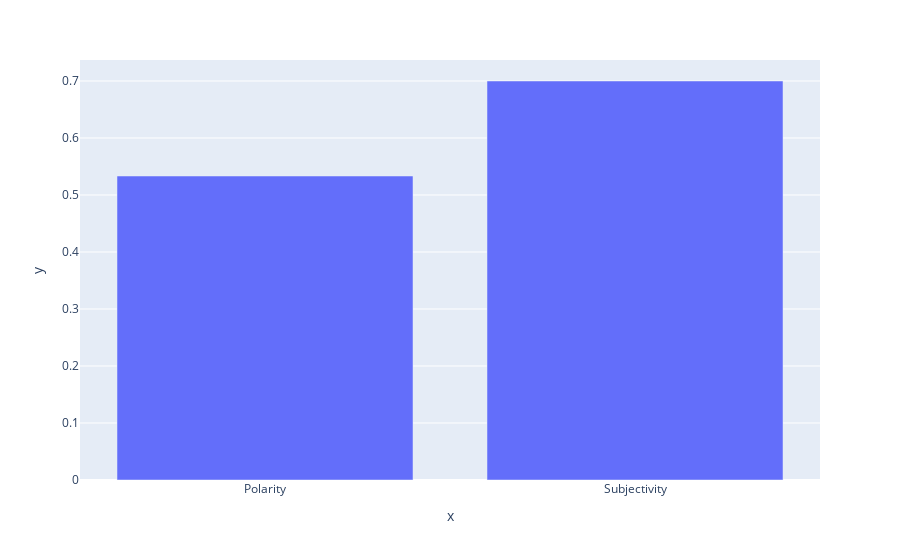

Notebook cell for this chart:
### Code cell
doc = nlp(text)

print(f'Polarity: {doc._.blob.polarity}')
print(f'Subjectivity: {doc._.blob.subjectivity}')

fig = px.bar(x=['Polarity', 'Subjectivity'], y=[doc._.blob.polarity, doc._.blob.subjectivity])
fig.show()

### Figure 1 — Plotly figure (JSON) as saved in the notebook; plotly's stock layout.template omitted (floating-point values rounded to 4 significant figures)
{"data": [{"hovertemplate": "x=%{x}<br>y=%{y}<extra></extra>", "legendgroup": "", "marker": {"color": "#636efa", "pattern": {"shape": ""}}, "name": "", "orientation": "v", "showlegend": false, "textposition": "auto", "type": "bar", "x": ["Polarity", "Subjectivity"], "xaxis": "x", "y": [0.5333, 0.7], "yaxis": "y"}], "layout": {"barmode": "relative", "legend": {"tracegroupgap": 0}, "margin": {"t": 60}, "xaxis": {"anchor": "y", "domain": [0, 1], "title": {"text": "x"}}, "yaxis": {"anchor": "x", "domain": [0, 1], "title": {"text": "y"}}}}
